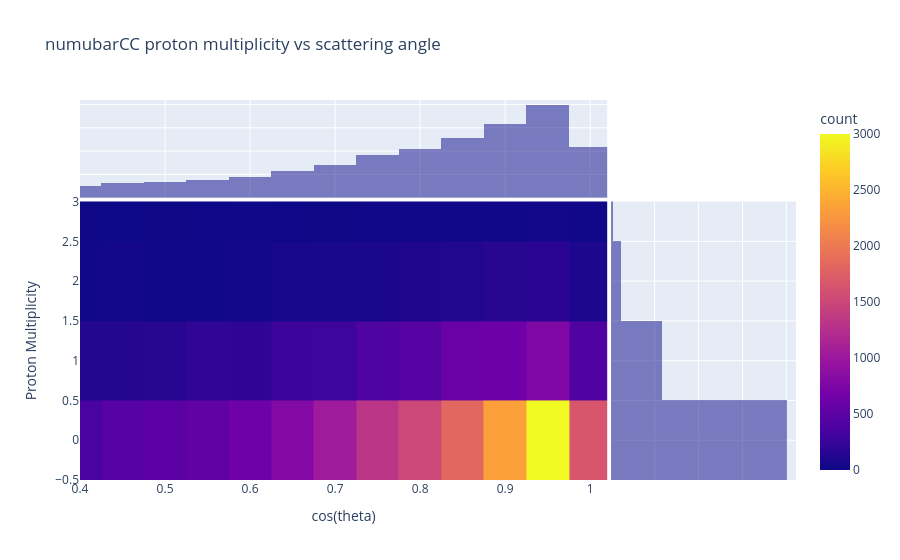

Notebook code for this chart:
### Code cell
fig = px.density_heatmap(df_numubar, x="cos_theta", y="Num_Proton", text_auto=False, 
                         labels={"Num_Proton": "Proton Multiplicity", "cos_theta": "cos(theta)"},
                         marginal_x="histogram", marginal_y="histogram", title="numubarCC proton multiplicity vs scattering angle",
                         range_x=(0.4,1.02), range_y=(-0.5,3.), nbinsx=75, nbinsy=10)
fig.show()

### Figure 1 — Plotly figure (JSON) as saved in the notebook; plotly's stock layout.template omitted (floating-point values rounded to 4 significant figures; data arrays with more than 128 entries replaced by an {"elided": "..."} marker saying what was removed)
{"data": [{"coloraxis": "coloraxis", "hovertemplate": "cos(theta)=%{x}<br>Proton Multiplicity=%{y}<br>count=%{z}<extra></extra>", "name": "", "nbinsx": 75, "nbinsy": 10, "type": "histogram2d", "x": {"elided": "27384 float values"}, "xaxis": "x", "xbingroup": "x", "y": {"elided": "27384 float values"}, "yaxis": "y", "ybingroup": "y"}, {"bingroup": "x", "hovertemplate": "cos(theta)=%{x}<br>count=%{y}<extra></extra>", "legendgroup": "", "marker": {"color": "#0d0887"}, "name": "", "opacity": 0.5, "showlegend": false, "type": "histogram", "x": {"elided": "27384 float values"}, "xaxis": "x3", "yaxis": "y3"}, {"bingroup": "y", "hovertemplate": "Proton Multiplicity=%{y}<br>count=%{x}<extra></extra>", "legendgroup": "", "marker": {"color": "#0d0887"}, "name": "", "opacity": 0.5, "showlegend": false, "type": "histogram", "xaxis": "x2", "y": {"elided": "27384 float values"}, "yaxis": "y2"}], "layout": {"barmode": "overlay", "coloraxis": {"colorbar": {"title": {"text": "count"}}, "colorscale": [[0, "#0d0887"], [0.1111, "#46039f"], [0.2222, "#7201a8"], [0.3333, "#9c179e"], [0.4444, "#bd3786"], [0.5556, "#d8576b"], [0.6667, "#ed7953"], [0.7778, "#fb9f3a"], [0.8889, "#fdca26"], [1, "#f0f921"]]}, "legend": {"tracegroupgap": 0}, "title": {"text": "numubarCC proton multiplicity vs scattering angle"}, "xaxis": {"anchor": "y", "domain": [0, 0.7363], "range": [0.4, 1.02], "title": {"text": "cos(theta)"}}, "xaxis2": {"anchor": "y2", "domain": [0.7413, 1], "matches": "x2", "showgrid": true, "showline": false, "showticklabels": false, "ticks": ""}, "xaxis3": {"anchor": "y3", "domain": [0, 0.7363], "matches": "x", "showgrid": true, "showticklabels": false}, "xaxis4": {"anchor": "y4", "domain": [0.7413, 1], "matches": "x2", "showgrid": true, "showline": false, "showticklabels": false, "ticks": ""}, "yaxis": {"anchor": "x", "domain": [0, 0.7326], "range": [-0.5, 3], "title": {"text": "Proton Multiplicity"}}, "yaxis2": {"anchor": "x2", "domain": [0, 0.7326], "matches": "y", "showgrid": true, "showticklabels": false}, "yaxis3": {"anchor": "x3", "domain": [0.7426, 1], "matches": "y3", "showgrid": true, "showline": false, "showticklabels": false, "ticks": ""}, "yaxis4": {"anchor": "x4", "domain": [0.7426, 1], "matches": "y3", "showgrid": true, "showline": false, "showticklabels": false, "ticks": ""}}}
